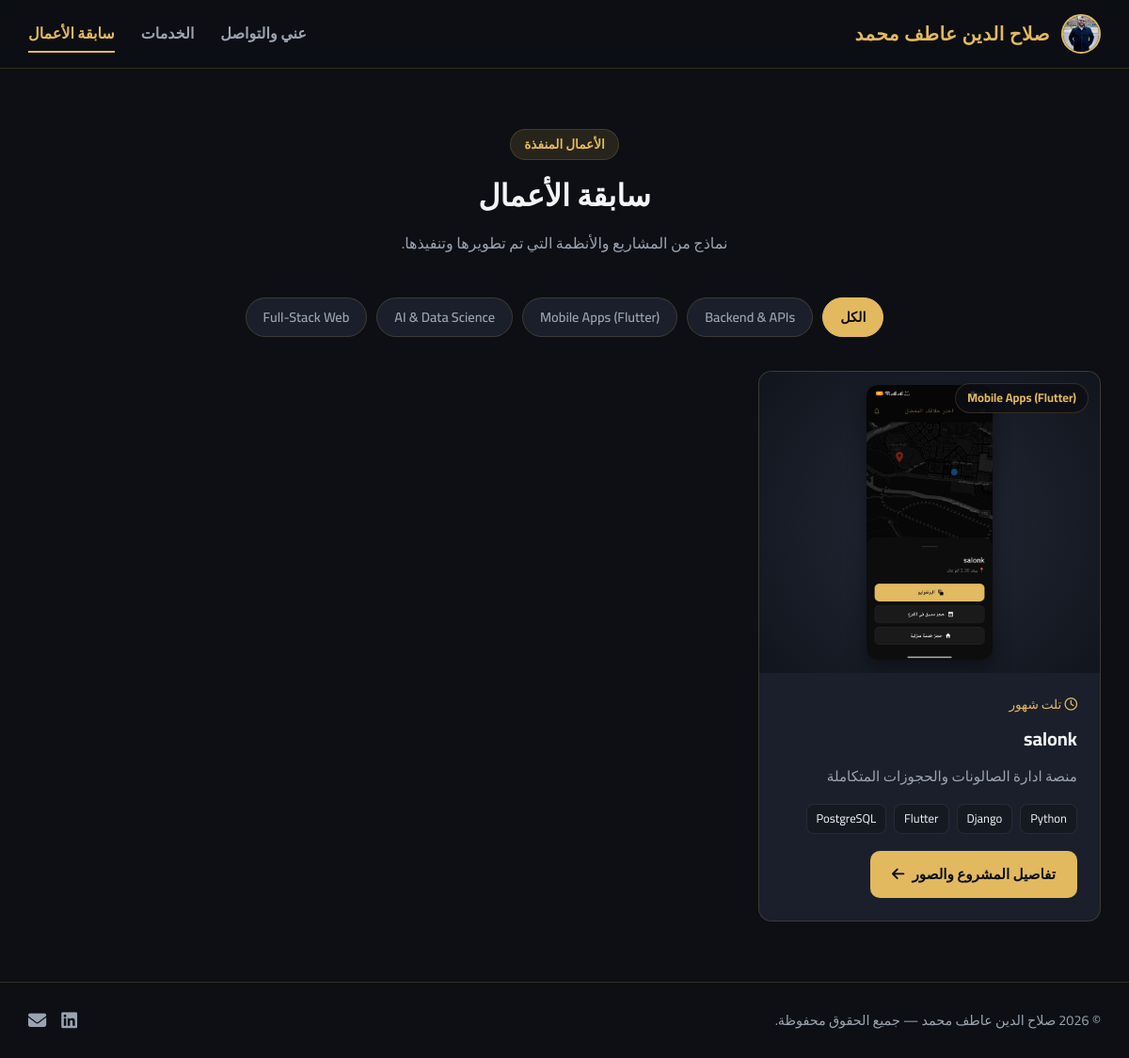
/projects/, run on the app's committed database.
### portfolio/models.py (models this page shows, shortened)
class ProfileInfo(models.Model):
    full_name = models.CharField(max_length=150, verbose_name="الاسم الكامل")
    title = models.CharField(max_length=200, verbose_name="المسمى الوظيفي")
    bio = models.TextField(verbose_name="نبذة عني")
    profile_image = models.ImageField(upload_to='profile/', blank=True, null=True, verbose_name="الصورة الشخصية")
    email = models.EmailField(verbose_name="البريد الإلكتروني")
    phone = models.CharField(max_length=30, blank=True, verbose_name="رقم الهاتف / واتساب")
    location = models.CharField(max_length=150, blank=True, verbose_name="الموقع")
    github_url = models.URLField(blank=True, verbose_name="رابط GitHub")
    linkedin_url = models.URLField(blank=True, verbose_name="رابط LinkedIn")
    cv_file = models.FileField(upload_to='cv/', blank=True, null=True, verbose_name="ملف السيرة الذاتية (PDF)")
    class Meta:
        verbose_name = "المعلومات الشخصية"
        verbose_name_plural = "المعلومات الشخصية"

class Project(models.Model):
    CATEGORY_CHOICES = [
        ('backend', 'Backend & APIs'),
        ('mobile', 'Mobile Apps (Flutter)'),
        ('ai', 'AI & Data Science'),
        ('fullstack', 'Full-Stack Web'),
    ]
    title = models.CharField(max_length=200, verbose_name="اسم المشروع")
    slug = models.SlugField(unique=True, allow_unicode=True, verbose_name="الرابط المختصر (Slug)")
    category = models.CharField(max_length=50, choices=CATEGORY_CHOICES, default='fullstack', verbose_name="التصنيف")
    short_description = models.CharField(max_length=300, verbose_name="وصف مختصر للكارد")
    description = models.TextField(verbose_name="الوصف الكامل للمشروع")
    execution_time = models.CharField(
        max_length=100,
        help_text="مثال: 3 أسابيع أو شهرين",
        verbose_name="وقت / مدة التنفيذ"
    )
    technologies = models.CharField(
        max_length=250,
        help_text="افصل بين التقنيات بفاصلة، مثال: Python, Django, Flutter, PostgreSQL",
        verbose_name="التقنيات المستخدمة"
    )
    main_image = models.ImageField(upload_to='projects/main/', verbose_name="الصورة الرئيسية للمشروع")
    live_url = models.URLField(blank=True, verbose_name="رابط المعاينة الحية")
    github_url = models.URLField(blank=True, verbose_name="رابط الكود (GitHub)")
    created_at = models.DateField(auto_now_add=True, verbose_name="تاريخ الإضافة")
    is_featured = models.BooleanField(default=False, verbose_name="مشروع مميز")
    class Meta:
        ordering = ['-is_featured', '-created_at']
        verbose_name = "مشروع"
        verbose_name_plural = "سابقة الأعمال (المشاريع)"
    def get_tech_list(self):
        return [tech.strip() for tech in self.technologies.split(',') if tech.strip()]

### portfolio/views.py (the view)
# urls.py: path('projects/', views.projects_view, name='projects'),
def projects_view(request):
    profile = ProfileInfo.objects.first()
    selected_category = request.GET.get('category', 'all')
    projects = Project.objects.prefetch_related('images')
    if selected_category and selected_category != 'all':
        projects = projects.filter(category=selected_category)
    context = {
        'profile': profile,
        'projects': projects,
        'categories': Project.CATEGORY_CHOICES,
        'selected_category': selected_category,
    }
    return render(request, 'portfolio/projects.html', context)

### portfolio/templates/portfolio/projects.html (shortened to what this page needs)
{% extends 'portfolio/base.html' %}
{% block content %}
<section class="page-section">
    <div class="container">
        <div class="section-header">
            <span class="section-tag">الأعمال المنفذة</span>
            <h1 class="section-title">سابقة الأعمال</h1>
            <p class="section-subtitle">نماذج من المشاريع والأنظمة التي تم تطويرها وتنفيذها.</p>
        </div>
        <div class="filter-bar">
            <a href="{% url 'portfolio:projects' %}" class="filter-btn {% if selected_category == 'all' %}active{% endif %}">الكل</a>
            {% for value, label in categories %}
                <a href="{% url 'portfolio:projects' %}?category={{ value }}" class="filter-btn {% if selected_category == value %}active{% endif %}">
                    {{ label }}
                </a>
            {% endfor %}
        </div>
        {% if projects %}
            <div class="cards-grid projects-grid">
                {% for project in projects %}
                    <article class="card project-card">
                        <a href="{% url 'portfolio:project_detail' project.slug %}" class="card-media">
                            {% if project.main_image %}
                                <img src="{{ project.main_image.url }}" alt="{{ project.title }}" loading="lazy">
                            {% endif %}
                            <span class="category-badge">{{ project.get_category_display }}</span>
                        </a>
                        <div class="card-body">
                            <div class="project-meta">
                                <span><i class="fa-regular fa-clock"></i> {{ project.execution_time }}</span>
                            </div>
                            <h2 class="card-title">
                                <a href="{% url 'portfolio:project_detail' project.slug %}">{{ project.title }}</a>
                            </h2>
                            <p class="card-text">{{ project.short_description }}</p>
                            <div class="tech-tags">
                                {% for tech in project.get_tech_list %}
                                    <span class="tech-tag">{{ tech }}</span>
                                {% endfor %}
                            </div>
                            <div class="card-actions">
                                <a href="{% url 'portfolio:project_detail' project.slug %}" class="btn btn-gold">
                                    تفاصيل المشروع والصور <i class="fa-solid fa-arrow-left"></i>
                                </a>
                            </div>
                        </div>
                    </article>
                {% endfor %}
            </div>
        {% else %}
            <div class="empty-state">
                <i class="fa-solid fa-diagram-project"></i>
                <p>لا توجد مشاريع مطابقة للتصنيف المحدد حالياً.</p>
            </div>
        {% endif %}
    </div>
</section>
{% endblock %}

### portfolio/templates/portfolio/base.html (shortened to what this page needs)
{% load static %}
<!DOCTYPE html>
<html lang="ar" dir="rtl">
<head>
    <link rel="stylesheet" href="https://cdnjs.cloudflare.com/ajax/libs/font-awesome/6.5.1/css/all.min.css">
    <link rel="stylesheet" href="{% static 'css/style.css' %}">
</head>
<body>
    <header class="site-header">
        <div class="container nav-wrapper">
            <a href="{% url 'portfolio:about_contact' %}" class="brand-logo">
                {% if profile and profile.profile_image %}
                    <img src="{{ profile.profile_image.url }}" alt="{{ profile.full_name }}" class="header-avatar">
                {% else %}
                    <span class="header-avatar-fallback"><i class="fa-solid fa-user"></i></span>
                {% endif %}
                {% if profile and profile.full_name %}
                    <span>{{ profile.full_name }}</span>
                {% else %}
                    <span>Software Solutions Engineer</span>
                {% endif %}
            </a>
            <nav class="main-nav" id="mainNav">
                <a href="{% url 'portfolio:about_contact' %}" class="nav-link {% if request.resolver_match.url_name == 'about_contact' %}active{% endif %}">عني والتواصل</a>
                <a href="{% url 'portfolio:services' %}" class="nav-link {% if request.resolver_match.url_name == 'services' %}active{% endif %}">الخدمات</a>
                <a href="{% url 'portfolio:projects' %}" class="nav-link {% if request.resolver_match.url_name == 'projects' or request.resolver_match.url_name == 'project_detail' %}active{% endif %}">سابقة الأعمال</a>
            </nav>
        </div>
    </header>
    <main class="main-content">
        {% block content %}{% endblock %}
    </main>
    <footer class="site-footer">
        <div class="container footer-wrapper">
            <p>© {% now "Y" %} {% if profile %}{{ profile.full_name }}{% else %}Software Solutions Engineer{% endif %} — جميع الحقوق محفوظة.</p>
            <div class="social-links">
                {% if profile.linkedin_url %}
                    <a href="{{ profile.linkedin_url }}" target="_blank" rel="noopener" aria-label="LinkedIn"><i class="fa-brands fa-linkedin"></i></a>
                {% endif %}
                {% if profile.email %}
                    <a href="mailto:{{ profile.email }}" aria-label="البريد الإلكتروني"><i class="fa-solid fa-envelope"></i></a>
                {% endif %}
            </div>
        </div>
    </footer>
</body>
</html>

### data on the page
ProfileInfo: profile_image (picture), full_name "صلاح الدين عاطف محمد"
Project: main_image (picture), category "Mobile Apps (Flutter)", execution_time "تلت شهور", title "salonk", short_description "منصة ادارة الصالونات والحجوزات المتكاملة", get_tech_list "Python" "Django" "Flutter" "PostgreSQL"

### other printed values
{{ label }} "Backend & APIs" "Mobile Apps (Flutter)" "AI & Data Science" "Full-Stack Web"
